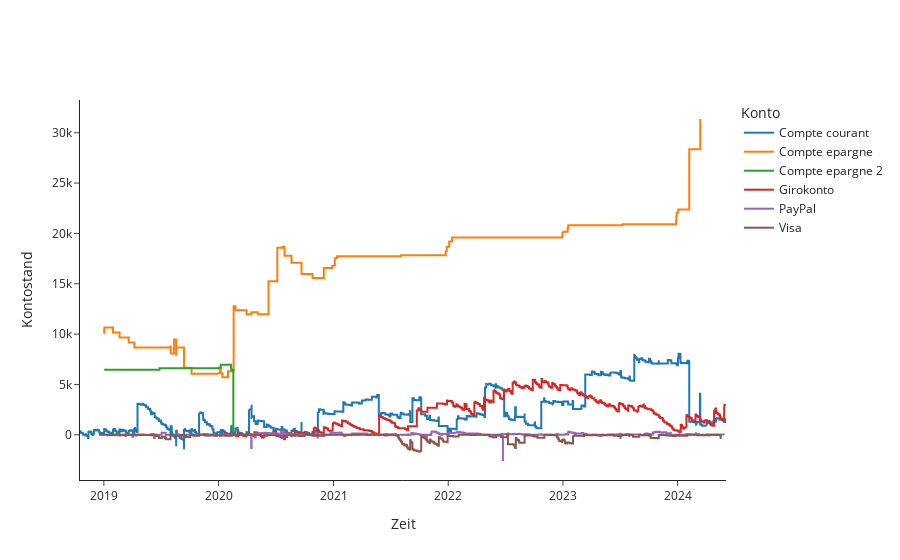

The code cell stored with this chart in its notebook:
### Code cell
fig = go.Figure()
for account, group in df.groupby('account'):
    fig.add_trace(go.Scatter(
        x=group.date,
        y=group['account_balance'],
        mode='lines',
        line_shape='hv',  # horizontal-vertical step line
        name=f'{account}',
        marker=dict(size=10)
    ))

fig.update_layout(
    xaxis_title='Zeit',
    yaxis_title='Kontostand',
    legend_title='Konto',
    template='simple_white'
)

fig.show()
